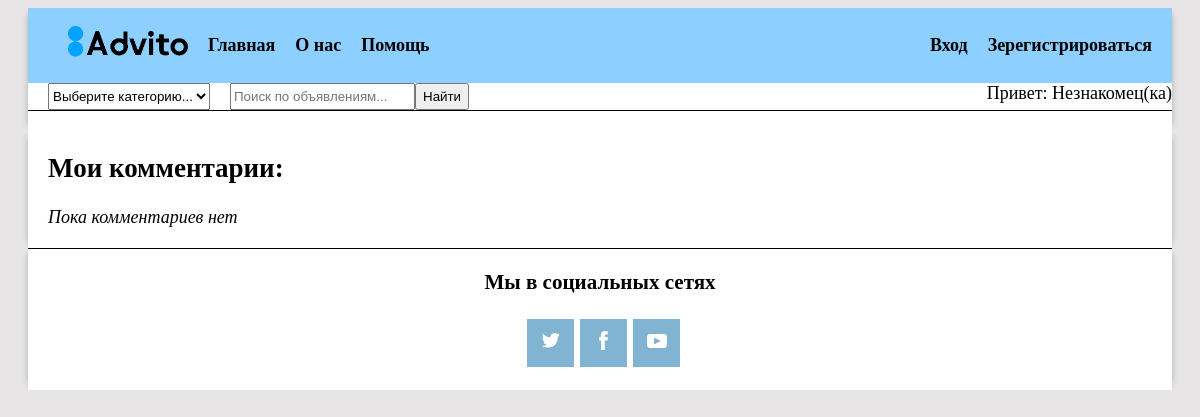
/advito/8/profile/comments/, run on an earlier commit of the app's database.
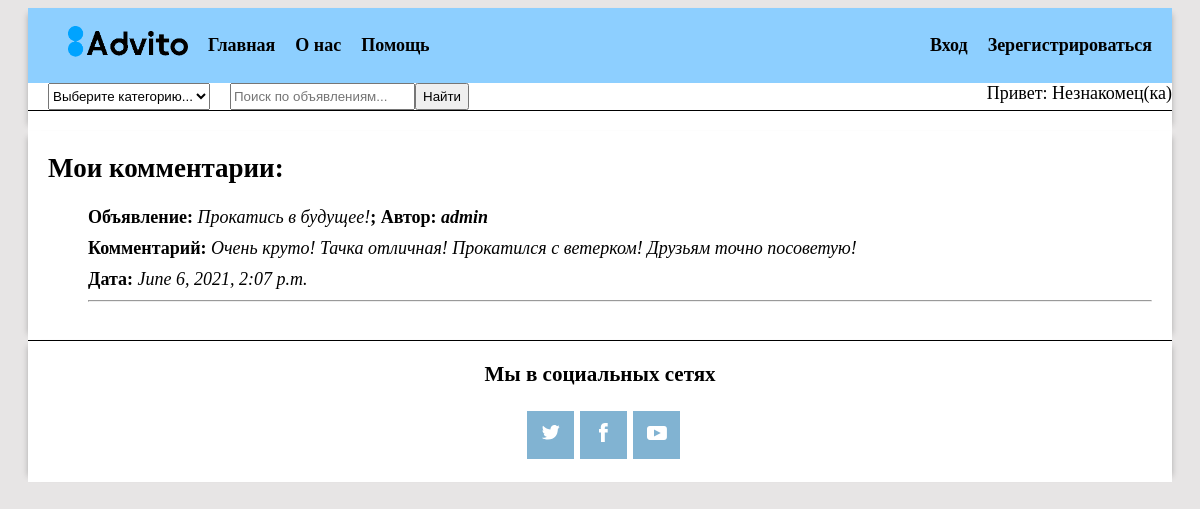
And on a later commit of the database.
### advito/models.py (models this page shows, shortened)
class Comment(models.Model):
    author = models.ForeignKey(User, on_delete=models.CASCADE)
    text = models.TextField(max_length=700)
    in_post = models.ForeignKey(Post, on_delete=models.CASCADE)
    date_publish = models.DateTimeField(default=timezone.now)

class Post(models.Model):
    author = models.ForeignKey(User, on_delete=models.CASCADE)
    category = models.ForeignKey(CategoryPost, on_delete=models.CASCADE, verbose_name="Категория", related_name='category')
    price = models.FloatField(verbose_name="Цена", blank=True)
    name_descript = models.CharField(max_length=200,  blank=True, verbose_name="Название объявления")
    description = models.TextField(max_length=1000, blank=True, verbose_name="Описание объявления")
    image = models.ImageField(upload_to=user_directory_path, verbose_name="Фото объявления")
    date_pub = models.DateTimeField(default=timezone.now, verbose_name="Дата объявления")
    date_edit = models.DateTimeField(default=timezone.now, verbose_name="Дата редактирования")
    class Meta:
        ordering=['-date_pub']

### advito/views_auth.py (the view, shortened to what this page needs)
# urls.py: path('<int:user_id>/profile/comments/', views_auth.ProfileCommentView.as_view(), name='profile_comment'),
class ProfileCommentView(ListView):
    model = Comment
    categories = CategoryPost.objects.all()
    template_name = 'my_auth/profile_comment.html'
    context = {}
    def get(self, request, *args, **kwargs):
        user_id = request.user.id
        return render(request, self.template_name, self.context)

### advito/templates/my_auth/profile_comment.html (shortened to what this page needs)
{% extends 'base.html' %}
{% block content %}
  <div class="profile-comments">
    <h1>Мои комментарии:</h1>
    {% if comments %}
      <ul class="profile-comments">
        {% for comment in comments %}
          <li class="comment">
            <p class="comment__name">Объявление: <i class="comment__name_text">{{ comment.in_post.name_descript }}</i>;
            Автор: <i>{{ comment.in_post.author }}</i></p>
            <p class="comment__name">Комментарий: <i class="comment__name_text">{{ comment.text }}</i></p>
            <p class="comment__name">Дата: <i class="comment__name_text">{{ comment.date_publish }}</i></p>
          </li>
          <hr>
        {% endfor %}
      </ul>
    {% else %}
      <i>Пока комментариев нет</i>
    {% endif %}
    </div>
{% endblock  %}

What changed in the data, as far as the page shows it:
added Comment: in_post.name_descript "Прокатись в будущее!", in_post.author "admin", text "Очень круто! Тачка отличная! Прокатился с ветерком! Друзьям точно посоветую!", date_publish "June 6, 2021, 2:07 p.m."
Also different on the page:
text no longer shown: "Пока комментариев нет"
